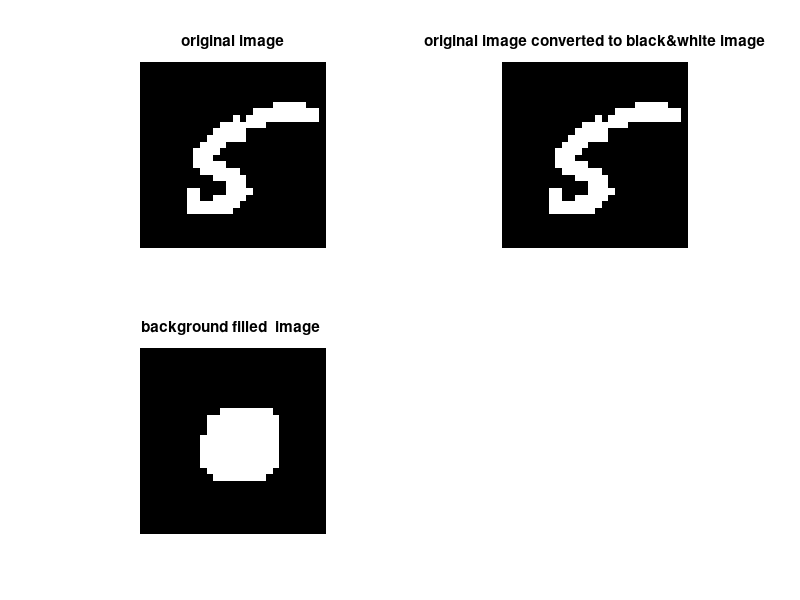

This figure's MATLAB source: (Note: this script raises an error after producing the figure.)
%to find the skeleton pruned image with branch points,%end points of image with black background using inbuilt %functions in MATLAB
 
clc;
clear all;
close all;
 
% read the image file
%[im_original,map]=imread('image51.fig');
load('image52');
im_original = image52;
subplot(2,2,1)
imshow(im_original)
title('original image')
 
% if the original image is a RGB image then get binary %image
%imbw=im2bw(im_original,map,0.9);
imbw = im2bw(im_original);
subplot(2,2,2)
imshow(imbw);
title('original image converted to black&white image')
 

% No need for complementing binary image so 'comp_imbw=imcomplement(imbw)' is not needed;
 
%to transform background into completely dark and remove %noise in the image using filter function
im_t=imfill(imbw,'holes');
im_t=im2double(im_t);
h=fspecial('gaussian',25,15);
imdw =imfilter(im_t,h,'replicate');
imdw=im2bw(imdw,1.5*graythresh(imdw));
subplot(2,2,3)
imshow(imdw);
title('background filled  image ')
 
%to get skeleton pruned image
skel_img1=bwmorph(imdw,'skel',inf);
 
%to remove noisy branches in the skeleton pruned image
skel_img = bwmorph(skel_img1,'spur',10);
 

%to find edges in the gray scle image using sobel %approximation
edges=edge(skel_img,'sobel');
 
subplot(2,2,4)
imshow (skel_img+edges);
title('skeleton pruned image')
 
ep = bwmorph(skel_img,'endpoints');
bp = bwmorph(skel_img,'branchpoints');
[x1,y1] = find(ep);
[x2,y2] = find(bp);
 
 
figure(2),imshow(skel_img+edges)
hold on 
plot(y1,x1,'ro','LineWidth',1,...
                'MarkerEdgeColor','k',...
                'MarkerFaceColor','r',...
                'MarkerSize',8)           
plot(y2,x2,'gO','LineWidth',1,...
                'MarkerEdgeColor','k',...
                'MarkerFaceColor','g',...
                'MarkerSize',8)
 
 legend('Endpoints','branchpoints',2);
 
 axis on
 hold off
